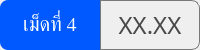
                  <widget class="QFrame" name="thickness_summary_group_4">
                   <property name="minimumSize">
                    <size>
                     <width>0</width>
                     <height>50</height>
                    </size>
                   </property>
                   <property name="maximumSize">
                    <size>
                     <width>16777215</width>
                     <height>50</height>
                    </size>
                   </property>
                   <property name="styleSheet">
                    <string notr="true">color: rgb(255, 255, 255);</string>
                   </property>
                   <layout class="QHBoxLayout" name="horizontalLayout_46">
                    <property name="spacing">
                     <number>0</number>
                    </property>
                    <property name="leftMargin">
                     <number>0</number>
                    </property>
                    <property name="topMargin">
                     <number>0</number>
                    </property>
                    <property name="rightMargin">
                     <number>0</number>
                    </property>
                    <property name="bottomMargin">
                     <number>0</number>
                    </property>
                    <item>
                     <widget class="QLabel" name="thickness_summary_title_4">
                      <property name="minimumSize">
                       <size>
                        <width>85</width>
                        <height>0</height>
                       </size>
                      </property>
                      <property name="font">
                       <font>
                        <family>Kanit</family>
                        <pointsize>15</pointsize>
                        <italic>false</italic>
                        <bold>false</bold>
                        <underline>false</underline>
                        <strikeout>false</strikeout>
                       </font>
                      </property>
                      <property name="styleSheet">
                       <string notr="true">background-color: #0059fe;
border-top-left-radius: 8px;
border-bottom-left-radius: 8px;</string>
                      </property>
                      <property name="text">
                       <string>เม็ดที่ 4</string>
                      </property>
                      <property name="alignment">
                       <set>Qt::AlignmentFlag::AlignCenter</set>
                      </property>
                     </widget>
                    </item>
                    <item>
                     <widget class="QFrame" name="thickness_summary_frame_4">
                      <property name="styleSheet">
                       <string notr="true">border: solid;
border-width: 1px;
border-color: rgb(121, 121, 121);
border-top-right-radius: 8px;
border-bottom-right-radius: 8px;</string>
                      </property>
                      <property name="frameShape">
                       <enum>QFrame::Shape::StyledPanel</enum>
                      </property>
                      <property name="frameShadow">
                       <enum>QFrame::Shadow::Raised</enum>
                      </property>
                      <layout class="QHBoxLayout" name="horizontalLayout_47">
                       <item>
                        <widget class="QLabel" name="thickness_summary_4">
                         <property name="font">
                          <font>
                           <family>Kanit</family>
                           <pointsize>18</pointsize>
                          </font>
                         </property>
                         <property name="styleSheet">
                          <string notr="true">border: none;
color: rgb(72, 72, 72);</string>
                         </property>
                         <property name="text">
                          <string>XX.XX</string>
                         </property>
                         <property name="alignment">
                          <set>Qt::AlignmentFlag::AlignCenter</set>
                         </property>
                        </widget>
                       </item>
                      </layout>
                     </widget>
                    </item>
                   </layout>
                  </widget>
